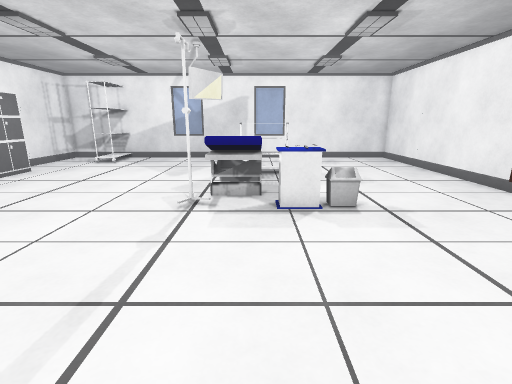
[1] (above)

12 first-person views from a walk through a Unity game level. The camera is 1.3 m above the floor, tilts 14° down and sees 85° across. The floor is counted in squares, 0.5 m on a side. Each view is taken from the middle of a square. On the plan, view 1 faces up. The plan holds only what a view shows up to about 19 squares ahead; the rest is blank. The player is left out. Surface patterns are stand-ins for the level's own textures.

[2]
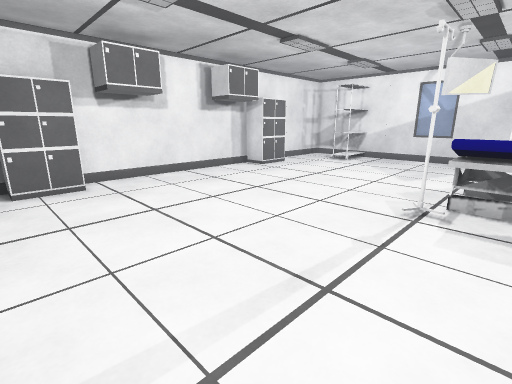

[3]
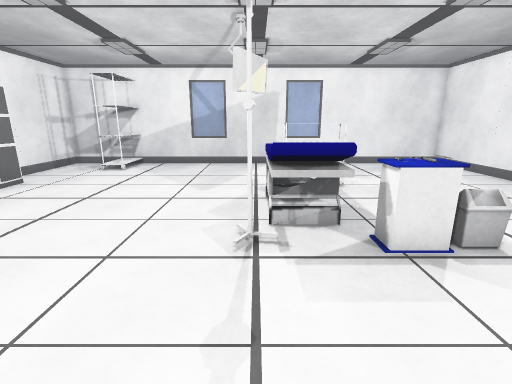

[4]
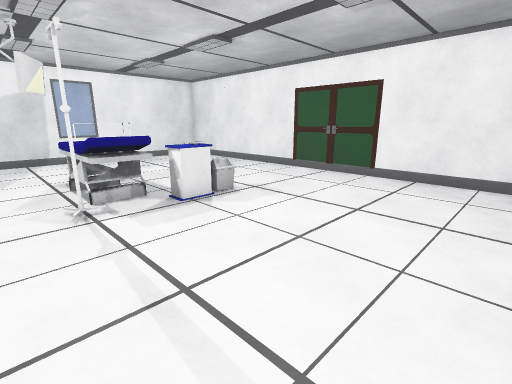

[5]
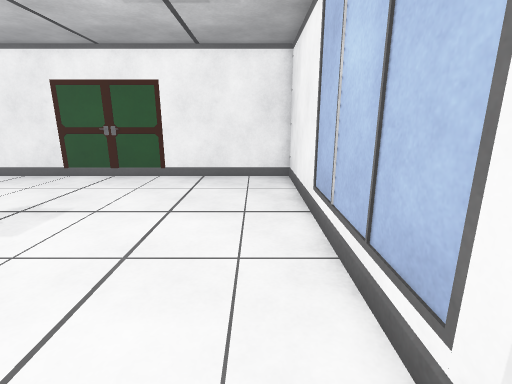

[6]
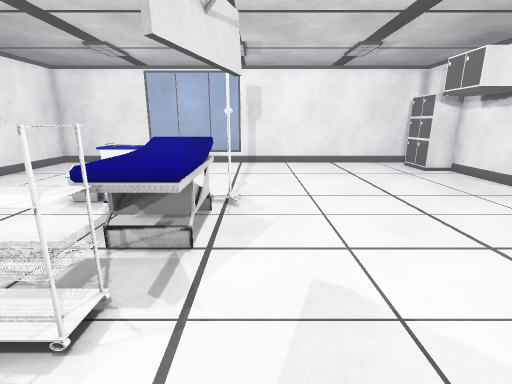

[7]
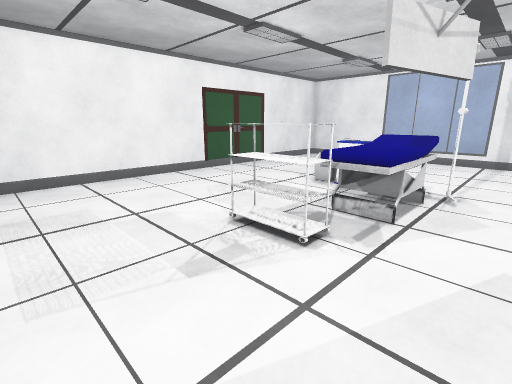

[8]
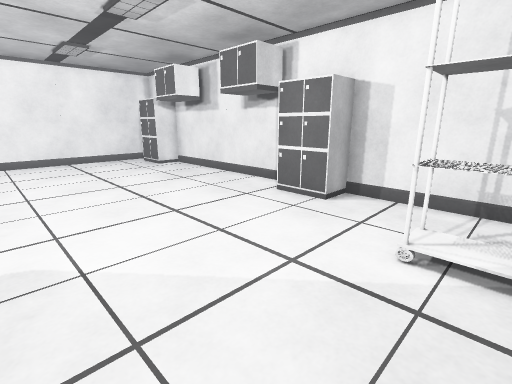

[9]
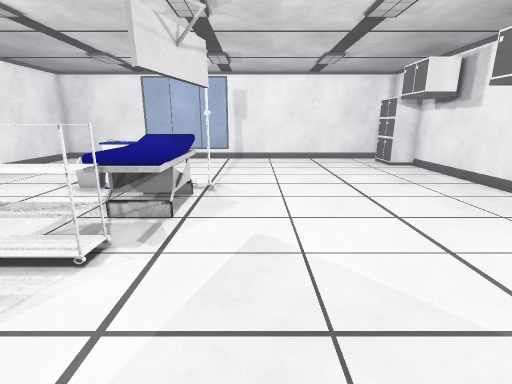

[10]
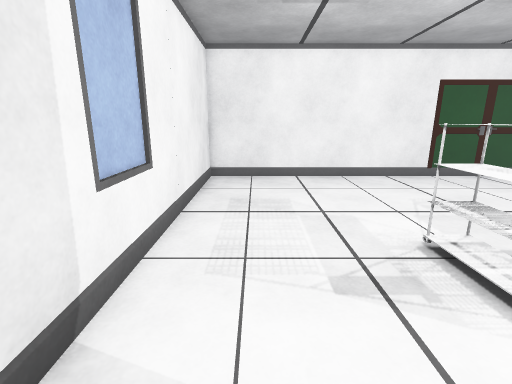

[11]
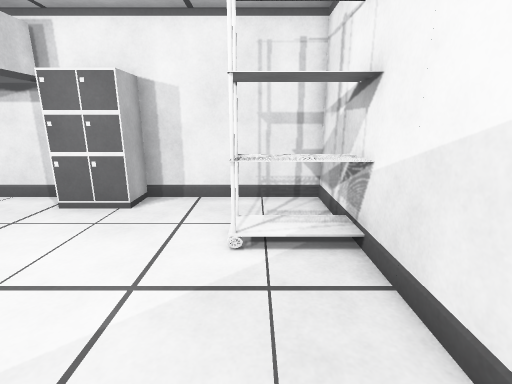

[12]
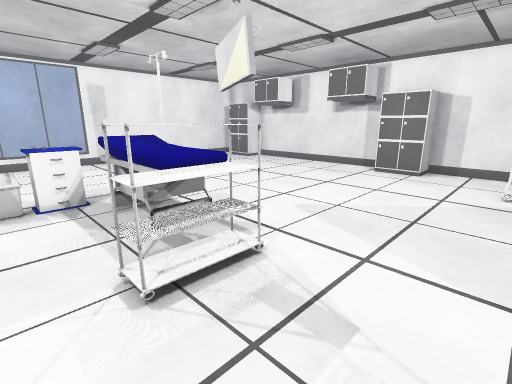

### Floor plan
Key: @ floor where view 1 was taken; # wall or solid block; . floor; = window, fence, low wall or low ledge; ^ raised ledge; C cabinet; O other object.
Columns run from 14 left of view 1 to 10 right of it. Each row starts with its distance up from view 1.
 21 ####^####################
 20 #..=^=..................#
 19 #..=^=..................#
 18 #...=...................#
 17 #.......................#
 16 #.......................#
 15 #CC..........OOOO.......#
 14 # C...........OO........#
 13 #CC.........OOO.........#
 12 #...........OOO.........#
 11 #...........OOO.........#
 10 #...........OOO.........#
  9 #...........#OOOOO......#
  8 #..............OO.......#
  7 #.......................#
  6 #.......................#
  5 #.......................#
  4 #.......................#
  3 #CC.....................#
  2 # C.....................#
  1 #CC.....................#
  0   ............@.........#
 -1  ########################

Where each view was taken, in squares from view 1:
view 1: 0 up, 0 right, facing up
view 2: 0 up, 0 right, facing up-left
view 3: 3 up, 2 left, facing up
view 4: 0 up, 4 left, facing up-right
view 5: 1 up, 4 left, facing right
view 6: 18 up, 3 left, facing down
view 7: 20 up, 4 left, facing down-right
view 8: 20 up, 4 left, facing down-left
view 9: 20 up, 4 left, facing down
view 10: 19 up, 4 left, facing right
view 11: 19 up, 4 left, facing left
view 12: 19 up, 3 right, facing down-left
